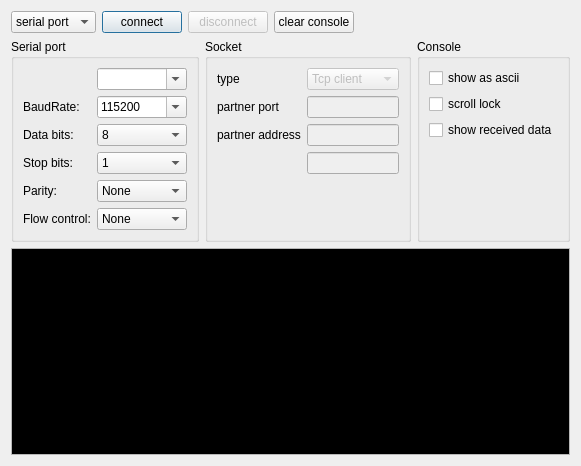
<?xml version="1.0" encoding="UTF-8"?>
<ui version="4.0">
 <class>SettingsDialog</class>
 <widget class="QDialog" name="SettingsDialog">
  <property name="geometry">
   <rect>
    <x>0</x>
    <y>0</y>
    <width>569</width>
    <height>466</height>
   </rect>
  </property>
  <property name="sizePolicy">
   <sizepolicy hsizetype="Preferred" vsizetype="Preferred">
    <horstretch>0</horstretch>
    <verstretch>0</verstretch>
   </sizepolicy>
  </property>
  <property name="minimumSize">
   <size>
    <width>0</width>
    <height>0</height>
   </size>
  </property>
  <property name="maximumSize">
   <size>
    <width>1000</width>
    <height>900</height>
   </size>
  </property>
  <property name="windowTitle">
   <string>Sniff/Convert</string>
  </property>
  <layout class="QVBoxLayout" name="verticalLayout_2" stretch="0,0,1">
   <item>
    <layout class="QHBoxLayout" name="horizontalLayout_3">
     <item>
      <widget class="QComboBox" name="connectionTypeComboBox">
       <item>
        <property name="text">
         <string>serial port</string>
        </property>
       </item>
       <item>
        <property name="text">
         <string>socket</string>
        </property>
       </item>
      </widget>
     </item>
     <item>
      <widget class="QPushButton" name="connectButton">
       <property name="text">
        <string>connect</string>
       </property>
      </widget>
     </item>
     <item>
      <widget class="QPushButton" name="disconnectButton">
       <property name="enabled">
        <bool>false</bool>
       </property>
       <property name="text">
        <string>disconnect</string>
       </property>
      </widget>
     </item>
     <item>
      <widget class="QPushButton" name="clearConsoleButton">
       <property name="text">
        <string>clear console</string>
       </property>
      </widget>
     </item>
     <item>
      <spacer name="horizontalSpacer_3">
       <property name="orientation">
        <enum>Qt::Horizontal</enum>
       </property>
       <property name="sizeHint" stdset="0">
        <size>
         <width>40</width>
         <height>20</height>
        </size>
       </property>
      </spacer>
     </item>
    </layout>
   </item>
   <item>
    <layout class="QHBoxLayout" name="horizontalLayout_2" stretch="0,1,0">
     <item>
      <widget class="QGroupBox" name="selectBox">
       <property name="title">
        <string>Serial port</string>
       </property>
       <layout class="QGridLayout" name="gridLayout">
        <item row="0" column="1">
         <widget class="QComboBox" name="serialPortInfoListBox">
          <property name="sizePolicy">
           <sizepolicy hsizetype="Preferred" vsizetype="Expanding">
            <horstretch>0</horstretch>
            <verstretch>0</verstretch>
           </sizepolicy>
          </property>
          <property name="minimumSize">
           <size>
            <width>0</width>
            <height>0</height>
           </size>
          </property>
          <property name="editable">
           <bool>true</bool>
          </property>
         </widget>
        </item>
        <item row="0" column="0">
         <spacer name="horizontalSpacer">
          <property name="orientation">
           <enum>Qt::Horizontal</enum>
          </property>
          <property name="sizeHint" stdset="0">
           <size>
            <width>40</width>
            <height>20</height>
           </size>
          </property>
         </spacer>
        </item>
        <item row="3" column="0">
         <widget class="QLabel" name="stopBitsLabel">
          <property name="text">
           <string>Stop bits:</string>
          </property>
         </widget>
        </item>
        <item row="1" column="0">
         <widget class="QLabel" name="baudRateLabel">
          <property name="text">
           <string>BaudRate:</string>
          </property>
         </widget>
        </item>
        <item row="3" column="1">
         <widget class="QComboBox" name="stopBitsBox">
          <property name="sizePolicy">
           <sizepolicy hsizetype="Expanding" vsizetype="Expanding">
            <horstretch>0</horstretch>
            <verstretch>0</verstretch>
           </sizepolicy>
          </property>
          <property name="minimumSize">
           <size>
            <width>0</width>
            <height>0</height>
           </size>
          </property>
          <property name="maximumSize">
           <size>
            <width>16777215</width>
            <height>16777215</height>
           </size>
          </property>
          <item>
           <property name="text">
            <string>1</string>
           </property>
          </item>
          <item>
           <property name="text">
            <string>1.5</string>
           </property>
          </item>
          <item>
           <property name="text">
            <string>2</string>
           </property>
          </item>
         </widget>
        </item>
        <item row="2" column="0">
         <widget class="QLabel" name="dataBitsLabel">
          <property name="text">
           <string>Data bits:</string>
          </property>
         </widget>
        </item>
        <item row="2" column="1">
         <widget class="QComboBox" name="dataBitsBox">
          <property name="sizePolicy">
           <sizepolicy hsizetype="Expanding" vsizetype="Expanding">
            <horstretch>0</horstretch>
            <verstretch>0</verstretch>
           </sizepolicy>
          </property>
          <property name="minimumSize">
           <size>
            <width>0</width>
            <height>0</height>
           </size>
          </property>
          <property name="maximumSize">
           <size>
            <width>16777215</width>
            <height>16777215</height>
           </size>
          </property>
          <property name="baseSize">
           <size>
            <width>69</width>
            <height>20</height>
           </size>
          </property>
          <property name="currentText">
           <string>8</string>
          </property>
          <item>
           <property name="text">
            <string>8</string>
           </property>
          </item>
          <item>
           <property name="text">
            <string>7</string>
           </property>
          </item>
          <item>
           <property name="text">
            <string>6</string>
           </property>
          </item>
          <item>
           <property name="text">
            <string>5</string>
           </property>
          </item>
         </widget>
        </item>
        <item row="1" column="1">
         <widget class="QComboBox" name="baudRateBox">
          <property name="sizePolicy">
           <sizepolicy hsizetype="Expanding" vsizetype="Expanding">
            <horstretch>0</horstretch>
            <verstretch>0</verstretch>
           </sizepolicy>
          </property>
          <property name="minimumSize">
           <size>
            <width>0</width>
            <height>0</height>
           </size>
          </property>
          <property name="maximumSize">
           <size>
            <width>16777215</width>
            <height>16777215</height>
           </size>
          </property>
          <property name="baseSize">
           <size>
            <width>69</width>
            <height>20</height>
           </size>
          </property>
          <property name="editable">
           <bool>true</bool>
          </property>
          <property name="currentText">
           <string>115200</string>
          </property>
          <item>
           <property name="text">
            <string>115200</string>
           </property>
          </item>
          <item>
           <property name="text">
            <string>57600</string>
           </property>
          </item>
          <item>
           <property name="text">
            <string>38400</string>
           </property>
          </item>
          <item>
           <property name="text">
            <string>19200</string>
           </property>
          </item>
          <item>
           <property name="text">
            <string>9600</string>
           </property>
          </item>
          <item>
           <property name="text">
            <string>4800</string>
           </property>
          </item>
          <item>
           <property name="text">
            <string>2400</string>
           </property>
          </item>
          <item>
           <property name="text">
            <string>1200</string>
           </property>
          </item>
         </widget>
        </item>
        <item row="4" column="1">
         <widget class="QComboBox" name="parityBox">
          <property name="sizePolicy">
           <sizepolicy hsizetype="Expanding" vsizetype="Expanding">
            <horstretch>0</horstretch>
            <verstretch>0</verstretch>
           </sizepolicy>
          </property>
          <property name="minimumSize">
           <size>
            <width>0</width>
            <height>0</height>
           </size>
          </property>
          <property name="maximumSize">
           <size>
            <width>16777215</width>
            <height>16777215</height>
           </size>
          </property>
          <item>
           <property name="text">
            <string>None</string>
           </property>
          </item>
          <item>
           <property name="text">
            <string>Even</string>
           </property>
          </item>
          <item>
           <property name="text">
            <string>Odd</string>
           </property>
          </item>
          <item>
           <property name="text">
            <string>Mark</string>
           </property>
          </item>
          <item>
           <property name="text">
            <string>Space</string>
           </property>
          </item>
         </widget>
        </item>
        <item row="4" column="0">
         <widget class="QLabel" name="parityLabel">
          <property name="text">
           <string>Parity:</string>
          </property>
         </widget>
        </item>
        <item row="5" column="0">
         <widget class="QLabel" name="flowControlLabel">
          <property name="text">
           <string>Flow control:</string>
          </property>
         </widget>
        </item>
        <item row="5" column="1">
         <widget class="QComboBox" name="flowControlBox">
          <property name="sizePolicy">
           <sizepolicy hsizetype="Expanding" vsizetype="Expanding">
            <horstretch>0</horstretch>
            <verstretch>0</verstretch>
           </sizepolicy>
          </property>
          <property name="minimumSize">
           <size>
            <width>0</width>
            <height>0</height>
           </size>
          </property>
          <property name="maximumSize">
           <size>
            <width>16777215</width>
            <height>16777215</height>
           </size>
          </property>
          <item>
           <property name="text">
            <string>None</string>
           </property>
          </item>
          <item>
           <property name="text">
            <string>RTS/CTS</string>
           </property>
          </item>
          <item>
           <property name="text">
            <string>XON/XOFF</string>
           </property>
          </item>
         </widget>
        </item>
       </layout>
      </widget>
     </item>
     <item>
      <widget class="QGroupBox" name="groupBox_4">
       <property name="maximumSize">
        <size>
         <width>16777215</width>
         <height>16777215</height>
        </size>
       </property>
       <property name="title">
        <string>Socket</string>
       </property>
       <layout class="QFormLayout" name="formLayout">
        <property name="fieldGrowthPolicy">
         <enum>QFormLayout::AllNonFixedFieldsGrow</enum>
        </property>
        <item row="0" column="0">
         <widget class="QLabel" name="type">
          <property name="text">
           <string>type</string>
          </property>
         </widget>
        </item>
        <item row="0" column="1">
         <widget class="QComboBox" name="socketsTypeComboBox">
          <property name="enabled">
           <bool>false</bool>
          </property>
          <property name="sizePolicy">
           <sizepolicy hsizetype="Expanding" vsizetype="Fixed">
            <horstretch>0</horstretch>
            <verstretch>0</verstretch>
           </sizepolicy>
          </property>
          <item>
           <property name="text">
            <string>Tcp client</string>
           </property>
          </item>
          <item>
           <property name="text">
            <string>Tcp server</string>
           </property>
          </item>
          <item>
           <property name="text">
            <string>Udp socket</string>
           </property>
          </item>
         </widget>
        </item>
        <item row="2" column="0">
         <widget class="QLabel" name="socketPortLabel">
          <property name="text">
           <string>partner port</string>
          </property>
         </widget>
        </item>
        <item row="2" column="1">
         <widget class="QLineEdit" name="socketPortLineEdit">
          <property name="enabled">
           <bool>false</bool>
          </property>
         </widget>
        </item>
        <item row="4" column="0">
         <widget class="QLabel" name="soketAddressLabel">
          <property name="text">
           <string>partner address</string>
          </property>
         </widget>
        </item>
        <item row="4" column="1">
         <widget class="QLineEdit" name="socketAdressLineEdit">
          <property name="enabled">
           <bool>false</bool>
          </property>
          <property name="inputMask">
           <string/>
          </property>
          <property name="text">
           <string/>
          </property>
         </widget>
        </item>
        <item row="5" column="0">
         <widget class="QLabel" name="socketOwnUdpPort">
          <property name="text">
           <string/>
          </property>
         </widget>
        </item>
        <item row="5" column="1">
         <widget class="QLineEdit" name="socketUdpOwnPortLineEdit">
          <property name="enabled">
           <bool>false</bool>
          </property>
         </widget>
        </item>
       </layout>
      </widget>
     </item>
     <item>
      <widget class="QGroupBox" name="groupBox">
       <property name="title">
        <string>Console</string>
       </property>
       <layout class="QVBoxLayout" name="verticalLayout">
        <item>
         <widget class="QCheckBox" name="showAsAsciiCheckBox">
          <property name="text">
           <string>show as ascii</string>
          </property>
         </widget>
        </item>
        <item>
         <widget class="QCheckBox" name="scrollLockCheckBox">
          <property name="text">
           <string>scroll lock</string>
          </property>
         </widget>
        </item>
        <item>
         <widget class="QCheckBox" name="showReceivedCheckBox">
          <property name="text">
           <string>show received data</string>
          </property>
         </widget>
        </item>
        <item>
         <spacer name="verticalSpacer">
          <property name="orientation">
           <enum>Qt::Vertical</enum>
          </property>
          <property name="sizeHint" stdset="0">
           <size>
            <width>20</width>
            <height>40</height>
           </size>
          </property>
         </spacer>
        </item>
       </layout>
       <zorder></zorder>
       <zorder>showAsAsciiCheckBox</zorder>
       <zorder>scrollLockCheckBox</zorder>
       <zorder>showReceivedCheckBox</zorder>
       <zorder>verticalSpacer</zorder>
      </widget>
     </item>
    </layout>
   </item>
   <item>
    <widget class="QTextEdit" name="scriptConsole">
     <property name="sizePolicy">
      <sizepolicy hsizetype="Minimum" vsizetype="Minimum">
       <horstretch>0</horstretch>
       <verstretch>0</verstretch>
      </sizepolicy>
     </property>
     <property name="palette">
      <palette>
       <active>
        <colorrole role="Text">
         <brush brushstyle="SolidPattern">
          <color alpha="255">
           <red>0</red>
           <green>255</green>
           <blue>0</blue>
          </color>
         </brush>
        </colorrole>
        <colorrole role="Base">
         <brush brushstyle="SolidPattern">
          <color alpha="255">
           <red>0</red>
           <green>0</green>
           <blue>0</blue>
          </color>
         </brush>
        </colorrole>
       </active>
       <inactive>
        <colorrole role="Text">
         <brush brushstyle="SolidPattern">
          <color alpha="255">
           <red>0</red>
           <green>255</green>
           <blue>0</blue>
          </color>
         </brush>
        </colorrole>
        <colorrole role="Base">
         <brush brushstyle="SolidPattern">
          <color alpha="255">
           <red>0</red>
           <green>0</green>
           <blue>0</blue>
          </color>
         </brush>
        </colorrole>
       </inactive>
       <disabled>
        <colorrole role="Text">
         <brush brushstyle="SolidPattern">
          <color alpha="255">
           <red>120</red>
           <green>120</green>
           <blue>120</blue>
          </color>
         </brush>
        </colorrole>
        <colorrole role="Base">
         <brush brushstyle="SolidPattern">
          <color alpha="255">
           <red>240</red>
           <green>240</green>
           <blue>240</blue>
          </color>
         </brush>
        </colorrole>
       </disabled>
      </palette>
     </property>
    </widget>
   </item>
  </layout>
 </widget>
 <resources/>
 <connections/>
</ui>
